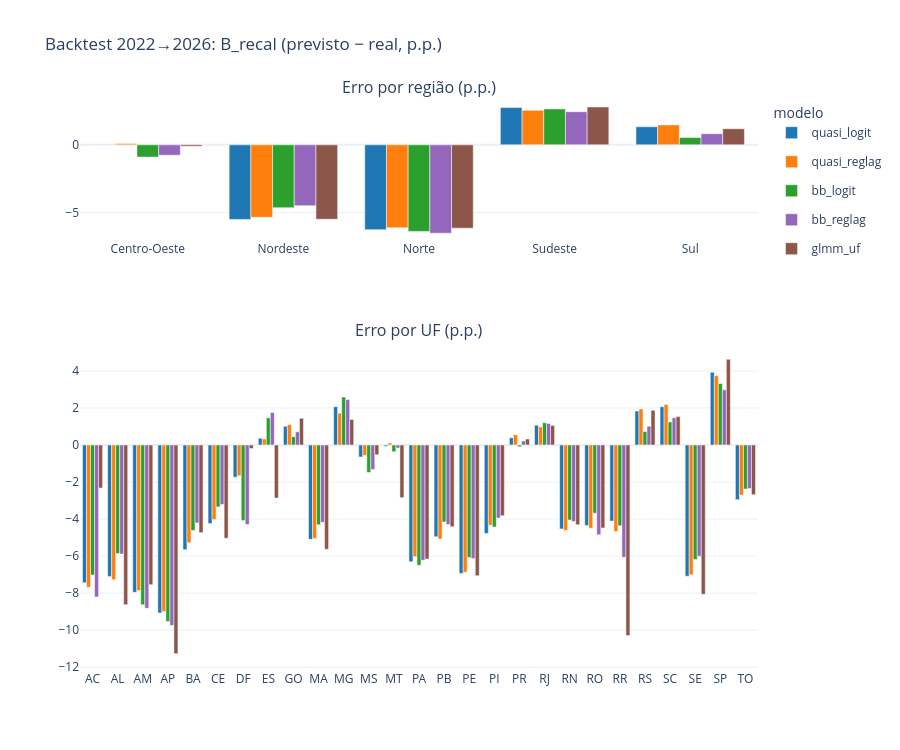

Notebook code cell kept with this figure:
### Markdown cell above
## 13.4 Erro por região e UF (variantes A e B)

### Code cell
def figura(var, reg_t, uf_t, peso="n_prev"):
    cores = ["#1f77b4", "#ff7f0e", "#2ca02c", "#9467bd", "#8c564b", "#d62728"]
    fig = make_subplots(rows=2, cols=1, row_heights=[0.3, 0.7], vertical_spacing=0.18,
                        subplot_titles=("Erro por região (p.p.)", "Erro por UF (p.p.)"))
    for i, (nome, g) in enumerate(reg_t.query("variante == @var and peso == @peso").groupby("modelo", sort=False)):
        fig.add_bar(x=g["grupo"], y=g["erro_pp"], name=nome, marker_color=cores[i % 6], legendgroup=nome, row=1, col=1)
    for i, (nome, g) in enumerate(uf_t.query("variante == @var and peso == @peso").groupby("modelo", sort=False)):
        fig.add_bar(x=g["grupo"], y=g["erro_pp"], name=nome, marker_color=cores[i % 6], legendgroup=nome,
                    showlegend=False, row=2, col=1)
    fig.update_layout(barmode="group", height=750, title=f"Backtest 2022→2026: {var} (previsto − real, p.p.)",
                      legend_title="modelo", template="plotly_white")
    return fig

for var in ("A_bruto", "B_recal"):
    figura(var, reg_t, uf_t).write_html(PASTA_F / f"backtest_{var}.html", include_plotlyjs="cdn")
figura("B_recal", reg_t, uf_t).show()

### Figure 1 — Plotly figure (JSON) as saved in the notebook; plotly's stock layout.template omitted (floating-point values rounded to 4 significant figures)
{"data": [{"legendgroup": "quasi_logit", "marker": {"color": "#1f77b4"}, "name": "quasi_logit", "type": "bar", "x": ["Centro-Oeste", "Nordeste", "Norte", "Sudeste", "Sul"], "xaxis": "x", "y": [-0.004129, -5.514, -6.269, 2.757, 1.337], "yaxis": "y"}, {"legendgroup": "quasi_reglag", "marker": {"color": "#ff7f0e"}, "name": "quasi_reglag", "type": "bar", "x": ["Centro-Oeste", "Nordeste", "Norte", "Sudeste", "Sul"], "xaxis": "x", "y": [0.09942, -5.358, -6.134, 2.557, 1.472], "yaxis": "y"}, {"legendgroup": "bb_logit", "marker": {"color": "#2ca02c"}, "name": "bb_logit", "type": "bar", "x": ["Centro-Oeste", "Nordeste", "Norte", "Sudeste", "Sul"], "xaxis": "x", "y": [-0.9045, -4.65, -6.399, 2.655, 0.5401], "yaxis": "y"}, {"legendgroup": "bb_reglag", "marker": {"color": "#9467bd"}, "name": "bb_reglag", "type": "bar", "x": ["Centro-Oeste", "Nordeste", "Norte", "Sudeste", "Sul"], "xaxis": "x", "y": [-0.7661, -4.497, -6.531, 2.451, 0.8229], "yaxis": "y"}, {"legendgroup": "glmm_uf", "marker": {"color": "#8c564b"}, "name": "glmm_uf", "type": "bar", "x": ["Centro-Oeste", "Nordeste", "Norte", "Sudeste", "Sul"], "xaxis": "x", "y": [-0.1038, -5.499, -6.161, 2.796, 1.192], "yaxis": "y"}, {"legendgroup": "quasi_logit", "marker": {"color": "#1f77b4"}, "name": "quasi_logit", "showlegend": false, "type": "bar", "x": ["AC", "AL", "AM", "AP", "BA", "CE", "DF", "ES", "GO", "MA", "MG", "MS", "MT", "PA", "PB", "PE", "PI", "PR", "RJ", "RN", "RO", "RR", "RS", "SC", "SE", "SP", "TO"], "xaxis": "x2", "y": [-7.434, -7.096, -7.956, -9.07, -5.653, -4.246, -1.736, 0.3692, 1.012, -5.096, 2.062, -0.6482, -0.06569, -6.303, -4.956, -6.935, -4.781, 0.3882, 1.064, -4.531, -4.35, -4.109, 1.831, 2.064, -7.088, 3.927, -2.953], "yaxis": "y2"}, {"legendgroup": "quasi_reglag", "marker": {"color": "#ff7f0e"}, "name": "quasi_reglag", "showlegend": false, "type": "bar", "x": ["AC", "AL", "AM", "AP", "BA", "CE", "DF", "ES", "GO", "MA", "MG", "MS", "MT", "PA", "PB", "PE", "PI", "PR", "RJ", "RN", "RO", "RR", "RS", "SC", "SE", "SP", "TO"], "xaxis": "x2", "y": [-7.681, -7.271, -7.859, -8.991, -5.279, -4.029, -1.657, 0.3276, 1.102, -5.044, 1.719, -0.5705, 0.1061, -6.031, -5.081, -6.874, -4.336, 0.5546, 0.9726, -4.612, -4.5, -4.676, 1.939, 2.191, -7.008, 3.743, -2.706], "yaxis": "y2"}, {"legendgroup": "bb_logit", "marker": {"color": "#2ca02c"}, "name": "bb_logit", "showlegend": false, "type": "bar", "x": ["AC", "AL", "AM", "AP", "BA", "CE", "DF", "ES", "GO", "MA", "MG", "MS", "MT", "PA", "PB", "PE", "PI", "PR", "RJ", "RN", "RO", "RR", "RS", "SC", "SE", "SP", "TO"], "xaxis": "x2", "y": [-7.022, -5.859, -8.632, -9.528, -4.616, -3.343, -4.075, 1.468, 0.4472, -4.309, 2.588, -1.49, -0.3637, -6.497, -4.155, -6.074, -4.432, -0.09955, 1.201, -4.05, -3.682, -4.357, 0.7306, 1.245, -6.186, 3.32, -2.379], "yaxis": "y2"}, {"legendgroup": "bb_reglag", "marker": {"color": "#9467bd"}, "name": "bb_reglag", "showlegend": false, "type": "bar", "x": ["AC", "AL", "AM", "AP", "BA", "CE", "DF", "ES", "GO", "MA", "MG", "MS", "MT", "PA", "PB", "PE", "PI", "PR", "RJ", "RN", "RO", "RR", "RS", "SC", "SE", "SP", "TO"], "xaxis": "x2", "y": [-8.203, -5.886, -8.821, -9.748, -4.209, -3.214, -4.291, 1.759, 0.7097, -4.174, 2.452, -1.329, -0.1627, -6.229, -4.296, -6.127, -3.948, 0.2199, 1.162, -4.132, -4.85, -6.065, 1.015, 1.471, -6.006, 2.975, -2.347], "yaxis": "y2"}, {"legendgroup": "glmm_uf", "marker": {"color": "#8c564b"}, "name": "glmm_uf", "showlegend": false, "type": "bar", "x": ["AC", "AL", "AM", "AP", "BA", "CE", "DF", "ES", "GO", "MA", "MG", "MS", "MT", "PA", "PB", "PE", "PI", "PR", "RJ", "RN", "RO", "RR", "RS", "SC", "SE", "SP", "TO"], "xaxis": "x2", "y": [-2.324, -8.623, -7.546, -11.27, -4.736, -5.035, -0.1959, -2.87, 1.441, -5.632, 1.38, -0.5339, -2.844, -6.156, -4.417, -7.061, -3.822, 0.3242, 1.054, -4.312, -4.48, -10.29, 1.872, 1.531, -8.064, 4.632, -2.683], "yaxis": "y2"}], "layout": {"annotations": [{"font": {"size": 16}, "showarrow": false, "text": "Erro por região (p.p.)", "x": 0.5, "xanchor": "center", "xref": "paper", "y": 1.0, "yanchor": "bottom", "yref": "paper"}, {"font": {"size": 16}, "showarrow": false, "text": "Erro por UF (p.p.)", "x": 0.5, "xanchor": "center", "xref": "paper", "y": 0.574, "yanchor": "bottom", "yref": "paper"}], "barmode": "group", "height": 750, "legend": {"title": {"text": "modelo"}}, "title": {"text": "Backtest 2022→2026: B_recal (previsto − real, p.p.)"}, "xaxis": {"anchor": "y", "domain": [0.0, 1.0]}, "xaxis2": {"anchor": "y2", "domain": [0.0, 1.0]}, "yaxis": {"anchor": "x", "domain": [0.754, 1.0]}, "yaxis2": {"anchor": "x2", "domain": [0.0, 0.574]}}}
